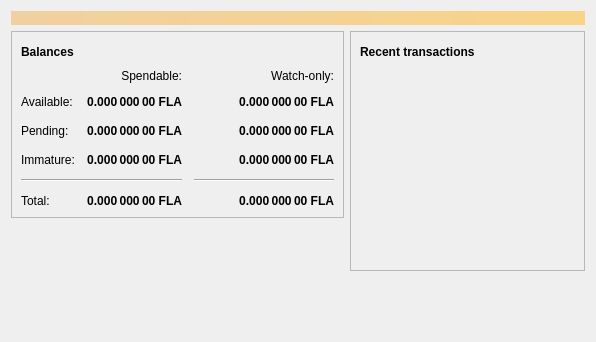
<?xml version="1.0" encoding="UTF-8"?>
<ui version="4.0">
 <class>OverviewPage</class>
 <widget class="QWidget" name="OverviewPage">
  <property name="geometry">
   <rect>
    <x>0</x>
    <y>0</y>
    <width>596</width>
    <height>342</height>
   </rect>
  </property>
  <property name="windowTitle">
   <string>Form</string>
  </property>
  <layout class="QVBoxLayout" name="topLayout">
   <item>
    <widget class="QLabel" name="labelAlerts">
     <property name="visible">
      <bool>false</bool>
     </property>
     <property name="styleSheet">
      <string notr="true">QLabel { background-color: qlineargradient(x1: 0, y1: 0, x2: 1, y2: 0, stop:0 #F0D0A0, stop:1 #F8D488); color:#000000; }</string>
     </property>
     <property name="wordWrap">
      <bool>true</bool>
     </property>
     <property name="margin">
      <number>3</number>
     </property>
     <property name="textInteractionFlags">
      <set>Qt::TextSelectableByMouse</set>
     </property>
    </widget>
   </item>
   <item>
    <layout class="QHBoxLayout" name="horizontalLayout" stretch="1,1">
     <item>
      <layout class="QVBoxLayout" name="verticalLayout_2">
       <item>
        <widget class="QFrame" name="frame">
         <property name="frameShape">
          <enum>QFrame::StyledPanel</enum>
         </property>
         <property name="frameShadow">
          <enum>QFrame::Raised</enum>
         </property>
         <layout class="QVBoxLayout" name="verticalLayout_4">
          <item>
           <layout class="QHBoxLayout" name="horizontalLayout_4">
            <item>
             <widget class="QLabel" name="label_5">
              <property name="font">
               <font>
                <weight>75</weight>
                <bold>true</bold>
               </font>
              </property>
              <property name="text">
               <string>Balances</string>
              </property>
             </widget>
            </item>
            <item>
             <widget class="QPushButton" name="labelWalletStatus">
              <property name="enabled">
               <bool>true</bool>
              </property>
              <property name="maximumSize">
               <size>
                <width>30</width>
                <height>16777215</height>
               </size>
              </property>
              <property name="toolTip">
               <string>The displayed information may be out of date. Your wallet automatically synchronizes with the Flamecoin network after a connection is established, but this process has not completed yet.</string>
              </property>
              <property name="text">
               <string/>
              </property>
              <property name="icon">
               <iconset resource="../bitcoin.qrc">
                <normaloff>:/icons/warning</normaloff>
                <disabledoff>:/icons/warning</disabledoff>:/icons/warning</iconset>
              </property>
              <property name="iconSize">
               <size>
                <width>24</width>
                <height>24</height>
               </size>
              </property>
              <property name="flat">
               <bool>true</bool>
              </property>
             </widget>
            </item>
            <item>
             <spacer name="horizontalSpacer_3">
              <property name="orientation">
               <enum>Qt::Horizontal</enum>
              </property>
              <property name="sizeHint" stdset="0">
               <size>
                <width>40</width>
                <height>20</height>
               </size>
              </property>
             </spacer>
            </item>
           </layout>
          </item>
          <item>
           <layout class="QGridLayout" name="gridLayout">
            <property name="spacing">
             <number>12</number>
            </property>
            <item row="2" column="2">
             <widget class="QLabel" name="labelWatchPending">
              <property name="font">
               <font>
                <weight>75</weight>
                <bold>true</bold>
               </font>
              </property>
              <property name="cursor">
               <cursorShape>IBeamCursor</cursorShape>
              </property>
              <property name="toolTip">
               <string>Unconfirmed transactions to watch-only addresses</string>
              </property>
              <property name="text">
               <string notr="true">0.000 000 00 FLA</string>
              </property>
              <property name="alignment">
               <set>Qt::AlignRight|Qt::AlignTrailing|Qt::AlignVCenter</set>
              </property>
              <property name="textInteractionFlags">
               <set>Qt::LinksAccessibleByMouse|Qt::TextSelectableByKeyboard|Qt::TextSelectableByMouse</set>
              </property>
             </widget>
            </item>
            <item row="2" column="1">
             <widget class="QLabel" name="labelUnconfirmed">
              <property name="font">
               <font>
                <weight>75</weight>
                <bold>true</bold>
               </font>
              </property>
              <property name="cursor">
               <cursorShape>IBeamCursor</cursorShape>
              </property>
              <property name="toolTip">
               <string>Total of transactions that have yet to be confirmed, and do not yet count toward the spendable balance</string>
              </property>
              <property name="text">
               <string notr="true">0.000 000 00 FLA</string>
              </property>
              <property name="alignment">
               <set>Qt::AlignRight|Qt::AlignTrailing|Qt::AlignVCenter</set>
              </property>
              <property name="textInteractionFlags">
               <set>Qt::LinksAccessibleByMouse|Qt::TextSelectableByKeyboard|Qt::TextSelectableByMouse</set>
              </property>
             </widget>
            </item>
            <item row="3" column="2">
             <widget class="QLabel" name="labelWatchImmature">
              <property name="font">
               <font>
                <weight>75</weight>
                <bold>true</bold>
               </font>
              </property>
              <property name="cursor">
               <cursorShape>IBeamCursor</cursorShape>
              </property>
              <property name="toolTip">
               <string>Mined balance in watch-only addresses that has not yet matured</string>
              </property>
              <property name="text">
               <string notr="true">0.000 000 00 FLA</string>
              </property>
              <property name="alignment">
               <set>Qt::AlignRight|Qt::AlignTrailing|Qt::AlignVCenter</set>
              </property>
              <property name="textInteractionFlags">
               <set>Qt::LinksAccessibleByMouse|Qt::TextSelectableByKeyboard|Qt::TextSelectableByMouse</set>
              </property>
             </widget>
            </item>
            <item row="4" column="0" colspan="2">
             <widget class="Line" name="line">
              <property name="orientation">
               <enum>Qt::Horizontal</enum>
              </property>
             </widget>
            </item>
            <item row="4" column="2">
             <widget class="Line" name="lineWatchBalance">
              <property name="sizePolicy">
               <sizepolicy hsizetype="Preferred" vsizetype="Fixed">
                <horstretch>0</horstretch>
                <verstretch>0</verstretch>
               </sizepolicy>
              </property>
              <property name="minimumSize">
               <size>
                <width>140</width>
                <height>0</height>
               </size>
              </property>
              <property name="orientation">
               <enum>Qt::Horizontal</enum>
              </property>
             </widget>
            </item>
            <item row="5" column="0">
             <widget class="QLabel" name="labelTotalText">
              <property name="text">
               <string>Total:</string>
              </property>
             </widget>
            </item>
            <item row="3" column="1">
             <widget class="QLabel" name="labelImmature">
              <property name="font">
               <font>
                <weight>75</weight>
                <bold>true</bold>
               </font>
              </property>
              <property name="cursor">
               <cursorShape>IBeamCursor</cursorShape>
              </property>
              <property name="toolTip">
               <string>Mined balance that has not yet matured</string>
              </property>
              <property name="text">
               <string notr="true">0.000 000 00 FLA</string>
              </property>
              <property name="alignment">
               <set>Qt::AlignRight|Qt::AlignTrailing|Qt::AlignVCenter</set>
              </property>
              <property name="textInteractionFlags">
               <set>Qt::LinksAccessibleByMouse|Qt::TextSelectableByKeyboard|Qt::TextSelectableByMouse</set>
              </property>
             </widget>
            </item>
            <item row="2" column="3">
             <spacer name="horizontalSpacer_2">
              <property name="orientation">
               <enum>Qt::Horizontal</enum>
              </property>
              <property name="sizeHint" stdset="0">
               <size>
                <width>40</width>
                <height>20</height>
               </size>
              </property>
             </spacer>
            </item>
            <item row="3" column="0">
             <widget class="QLabel" name="labelImmatureText">
              <property name="text">
               <string>Immature:</string>
              </property>
             </widget>
            </item>
            <item row="5" column="1">
             <widget class="QLabel" name="labelTotal">
              <property name="font">
               <font>
                <weight>75</weight>
                <bold>true</bold>
               </font>
              </property>
              <property name="cursor">
               <cursorShape>IBeamCursor</cursorShape>
              </property>
              <property name="toolTip">
               <string>Your current total balance</string>
              </property>
              <property name="text">
               <string notr="true">0.000 000 00 FLA</string>
              </property>
              <property name="alignment">
               <set>Qt::AlignRight|Qt::AlignTrailing|Qt::AlignVCenter</set>
              </property>
              <property name="textInteractionFlags">
               <set>Qt::LinksAccessibleByMouse|Qt::TextSelectableByKeyboard|Qt::TextSelectableByMouse</set>
              </property>
             </widget>
            </item>
            <item row="5" column="2">
             <widget class="QLabel" name="labelWatchTotal">
              <property name="font">
               <font>
                <weight>75</weight>
                <bold>true</bold>
               </font>
              </property>
              <property name="cursor">
               <cursorShape>IBeamCursor</cursorShape>
              </property>
              <property name="toolTip">
               <string>Current total balance in watch-only addresses</string>
              </property>
              <property name="text">
               <string notr="true">0.000 000 00 FLA</string>
              </property>
              <property name="alignment">
               <set>Qt::AlignRight|Qt::AlignTrailing|Qt::AlignVCenter</set>
              </property>
              <property name="textInteractionFlags">
               <set>Qt::LinksAccessibleByMouse|Qt::TextSelectableByKeyboard|Qt::TextSelectableByMouse</set>
              </property>
             </widget>
            </item>
            <item row="0" column="2">
             <widget class="QLabel" name="labelWatchonly">
              <property name="text">
               <string>Watch-only:</string>
              </property>
              <property name="alignment">
               <set>Qt::AlignRight|Qt::AlignTrailing|Qt::AlignVCenter</set>
              </property>
             </widget>
            </item>
            <item row="1" column="0">
             <widget class="QLabel" name="labelBalanceText">
              <property name="text">
               <string>Available:</string>
              </property>
             </widget>
            </item>
            <item row="1" column="1">
             <widget class="QLabel" name="labelBalance">
              <property name="font">
               <font>
                <weight>75</weight>
                <bold>true</bold>
               </font>
              </property>
              <property name="cursor">
               <cursorShape>IBeamCursor</cursorShape>
              </property>
              <property name="toolTip">
               <string>Your current spendable balance</string>
              </property>
              <property name="text">
               <string notr="true">0.000 000 00 FLA</string>
              </property>
              <property name="alignment">
               <set>Qt::AlignRight|Qt::AlignTrailing|Qt::AlignVCenter</set>
              </property>
              <property name="textInteractionFlags">
               <set>Qt::LinksAccessibleByMouse|Qt::TextSelectableByKeyboard|Qt::TextSelectableByMouse</set>
              </property>
             </widget>
            </item>
            <item row="1" column="2">
             <widget class="QLabel" name="labelWatchAvailable">
              <property name="font">
               <font>
                <weight>75</weight>
                <bold>true</bold>
               </font>
              </property>
              <property name="cursor">
               <cursorShape>IBeamCursor</cursorShape>
              </property>
              <property name="toolTip">
               <string>Your current balance in watch-only addresses</string>
              </property>
              <property name="text">
               <string notr="true">0.000 000 00 FLA</string>
              </property>
              <property name="alignment">
               <set>Qt::AlignRight|Qt::AlignTrailing|Qt::AlignVCenter</set>
              </property>
              <property name="textInteractionFlags">
               <set>Qt::LinksAccessibleByMouse|Qt::TextSelectableByKeyboard|Qt::TextSelectableByMouse</set>
              </property>
             </widget>
            </item>
            <item row="2" column="0">
             <widget class="QLabel" name="labelPendingText">
              <property name="text">
               <string>Pending:</string>
              </property>
             </widget>
            </item>
            <item row="0" column="1">
             <widget class="QLabel" name="labelSpendable">
              <property name="text">
               <string>Spendable:</string>
              </property>
              <property name="alignment">
               <set>Qt::AlignRight|Qt::AlignTrailing|Qt::AlignVCenter</set>
              </property>
             </widget>
            </item>
           </layout>
          </item>
         </layout>
        </widget>
       </item>
       <item>
        <spacer name="verticalSpacer">
         <property name="orientation">
          <enum>Qt::Vertical</enum>
         </property>
         <property name="sizeHint" stdset="0">
          <size>
           <width>20</width>
           <height>40</height>
          </size>
         </property>
        </spacer>
       </item>
      </layout>
     </item>
     <item>
      <layout class="QVBoxLayout" name="verticalLayout_3">
       <item>
        <widget class="QFrame" name="frame_2">
         <property name="frameShape">
          <enum>QFrame::StyledPanel</enum>
         </property>
         <property name="frameShadow">
          <enum>QFrame::Raised</enum>
         </property>
         <layout class="QVBoxLayout" name="verticalLayout">
          <item>
           <layout class="QHBoxLayout" name="horizontalLayout_2">
            <item>
             <widget class="QLabel" name="label_4">
              <property name="font">
               <font>
                <weight>75</weight>
                <bold>true</bold>
               </font>
              </property>
              <property name="text">
               <string>Recent transactions</string>
              </property>
             </widget>
            </item>
            <item>
             <widget class="QPushButton" name="labelTransactionsStatus">
              <property name="enabled">
               <bool>true</bool>
              </property>
              <property name="maximumSize">
               <size>
                <width>30</width>
                <height>16777215</height>
               </size>
              </property>
              <property name="toolTip">
               <string>The displayed information may be out of date. Your wallet automatically synchronizes with the Flamecoin network after a connection is established, but this process has not completed yet.</string>
              </property>
              <property name="text">
               <string/>
              </property>
              <property name="icon">
               <iconset resource="../bitcoin.qrc">
                <normaloff>:/icons/warning</normaloff>
                <disabledoff>:/icons/warning</disabledoff>:/icons/warning</iconset>
              </property>
              <property name="iconSize">
               <size>
                <width>24</width>
                <height>24</height>
               </size>
              </property>
              <property name="flat">
               <bool>true</bool>
              </property>
             </widget>
            </item>
            <item>
             <spacer name="horizontalSpacer">
              <property name="orientation">
               <enum>Qt::Horizontal</enum>
              </property>
              <property name="sizeHint" stdset="0">
               <size>
                <width>40</width>
                <height>20</height>
               </size>
              </property>
             </spacer>
            </item>
           </layout>
          </item>
          <item>
           <widget class="QListView" name="listTransactions">
            <property name="styleSheet">
             <string notr="true">QListView { background: transparent; }</string>
            </property>
            <property name="frameShape">
             <enum>QFrame::NoFrame</enum>
            </property>
            <property name="verticalScrollBarPolicy">
             <enum>Qt::ScrollBarAlwaysOff</enum>
            </property>
            <property name="horizontalScrollBarPolicy">
             <enum>Qt::ScrollBarAlwaysOff</enum>
            </property>
            <property name="selectionMode">
             <enum>QAbstractItemView::NoSelection</enum>
            </property>
           </widget>
          </item>
         </layout>
        </widget>
       </item>
       <item>
        <spacer name="verticalSpacer_2">
         <property name="orientation">
          <enum>Qt::Vertical</enum>
         </property>
         <property name="sizeHint" stdset="0">
          <size>
           <width>20</width>
           <height>40</height>
          </size>
         </property>
        </spacer>
       </item>
      </layout>
     </item>
    </layout>
   </item>
  </layout>
 </widget>
 <resources/>
 <connections/>
</ui>
